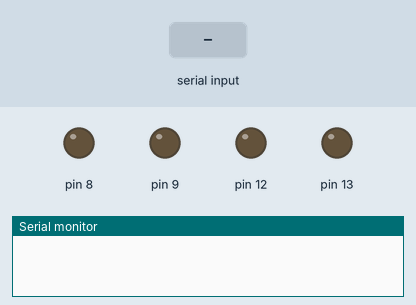
Simulated run of this sketch. Board: Arduino Uno, built with avr-gcc and run on an emulated ATmega328P. Shown: output pins drawn as LEDs (lit = HIGH), the last lines printed to the serial monitor. Inputs (shaded band) come from the test bench.

Above: at 1.2 s.
1.3 s: "2" received over Serial
At 1.8 s:
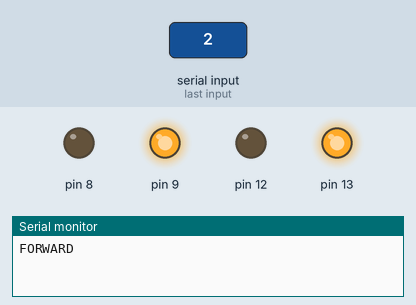
2.8 s: "1" received over Serial
At 4.0 s:
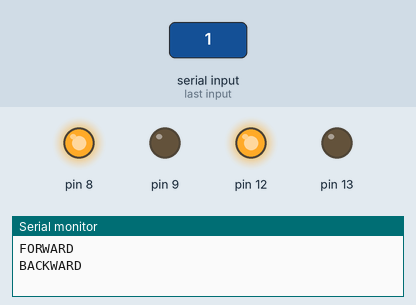
4.3 s: "3" received over Serial
At 5.3 s:
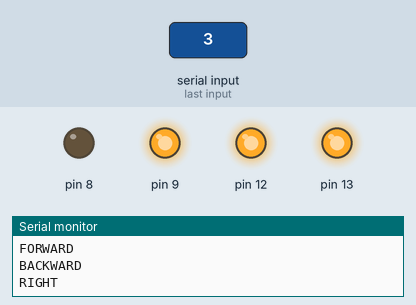
5.8 s: "4" received over Serial
At 6.4 s:
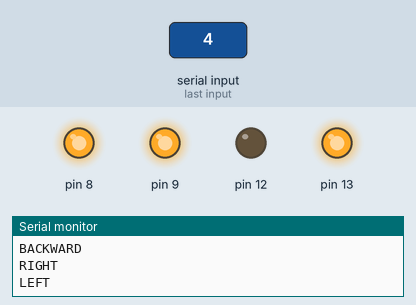
7.3 s: "0" received over Serial
At 8.7 s:
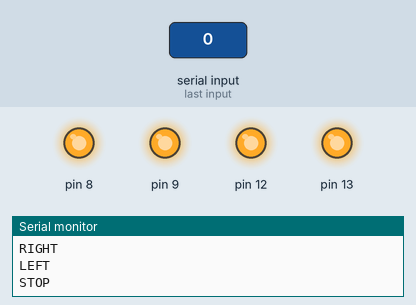
Timing chart, 0 to 9.8 s (numbered marks = the images above; inputs shaded):
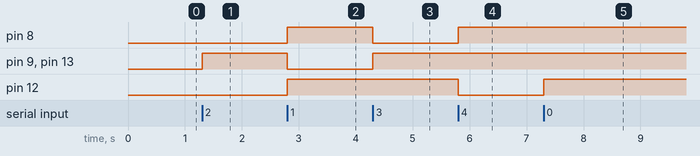

The sketch:

a1.ino
```cpp
 void setup()

{

  pinMode(12,OUTPUT);

  pinMode(13,OUTPUT);

  pinMode(8,OUTPUT);

  pinMode(9,OUTPUT);

  Serial.begin(9600);
}

void loop()
{

  char data=Serial.read();

  if(data=='2')

   {

    Serial.println("FORWARD");
    digitalWrite(12,LOW);
    digitalWrite(13,HIGH);
    digitalWrite(8,LOW);
    digitalWrite(9,HIGH);
   }

 else if(data=='1')
   {

    Serial.println("BACKWARD");
    digitalWrite(12,HIGH);
    digitalWrite(13,LOW);
    digitalWrite(8,HIGH);
    digitalWrite(9,LOW);
   }

  else if(data=='3')
   {

    Serial.println("RIGHT");
    digitalWrite(12,HIGH);
    digitalWrite(13,HIGH);
    digitalWrite(8,LOW);
    digitalWrite(9,HIGH);
   }

  else if(data=='4')
   {

    Serial.println("LEFT");
    digitalWrite(12,LOW);
    digitalWrite(13,HIGH);
    digitalWrite(8,HIGH);
    digitalWrite(9,HIGH);
   }

  else if(data=='0')
   {

    Serial.println("STOP");
    digitalWrite(12,HIGH);
    digitalWrite(13,HIGH);
    digitalWrite(8,HIGH);
    digitalWrite(9,HIGH);
   }
}
```

Measured:
- after the input at 1.3 s, pin 9, pin 13: LOW → HIGH at once
- after the input at 2.8 s, pin 8, pin 12: LOW → HIGH at once; pin 9, pin 13: HIGH → LOW at once
- after the input at 4.3 s, pin 8: HIGH → LOW at once; pin 9, pin 13: LOW → HIGH at once
- after the input at 5.8 s, pin 8: LOW → HIGH at once; pin 12: HIGH → LOW at once
- after the input at 7.3 s, pin 12: LOW → HIGH at once
